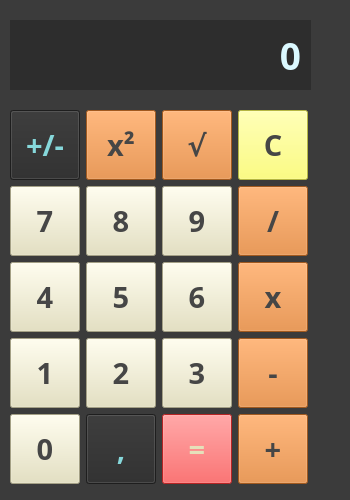
<?xml version="1.0" encoding="UTF-8"?>
<ui version="4.0">
 <class>MainWindow</class>
 <widget class="QMainWindow" name="MainWindow">
  <property name="enabled">
   <bool>true</bool>
  </property>
  <property name="geometry">
   <rect>
    <x>0</x>
    <y>0</y>
    <width>350</width>
    <height>500</height>
   </rect>
  </property>
  <property name="minimumSize">
   <size>
    <width>350</width>
    <height>500</height>
   </size>
  </property>
  <property name="maximumSize">
   <size>
    <width>350</width>
    <height>500</height>
   </size>
  </property>
  <property name="windowTitle">
   <string>Calculator</string>
  </property>
  <property name="windowIcon">
   <iconset>
    <normaloff>Calc.png</normaloff>Calc.png</iconset>
  </property>
  <property name="styleSheet">
   <string notr="true">background-color: rgb(59, 59, 59);</string>
  </property>
  <widget class="QWidget" name="centralwidget">
   <widget class="QLabel" name="l_display">
    <property name="geometry">
     <rect>
      <x>10</x>
      <y>20</y>
      <width>301</width>
      <height>70</height>
     </rect>
    </property>
    <property name="font">
     <font>
      <family>Bahnschrift SemiBold SemiConden</family>
      <pointsize>28</pointsize>
      <weight>75</weight>
      <bold>true</bold>
     </font>
    </property>
    <property name="styleSheet">
     <string notr="true">color: rgb(134, 216, 219);
background-color: rgb(45, 45, 45);
color: rgb(219, 249, 255);</string>
    </property>
    <property name="text">
     <string>0</string>
    </property>
    <property name="alignment">
     <set>Qt::AlignRight|Qt::AlignTrailing|Qt::AlignVCenter</set>
    </property>
    <property name="indent">
     <number>10</number>
    </property>
   </widget>
   <widget class="QWidget" name="">
    <property name="geometry">
     <rect>
      <x>10</x>
      <y>110</y>
      <width>300</width>
      <height>376</height>
     </rect>
    </property>
    <layout class="QGridLayout" name="gridLayout">
     <item row="0" column="0">
      <widget class="QPushButton" name="btn_sign">
       <property name="enabled">
        <bool>true</bool>
       </property>
       <property name="minimumSize">
        <size>
         <width>70</width>
         <height>70</height>
        </size>
       </property>
       <property name="maximumSize">
        <size>
         <width>70</width>
         <height>70</height>
        </size>
       </property>
       <property name="font">
        <font>
         <family>Bahnschrift SemiBold SemiConden</family>
         <pointsize>22</pointsize>
         <weight>75</weight>
         <italic>false</italic>
         <bold>true</bold>
        </font>
       </property>
       <property name="styleSheet">
        <string notr="true">background-color: rgb(42, 42, 42);
color: rgb(134, 216, 219);</string>
       </property>
       <property name="text">
        <string>+/-</string>
       </property>
      </widget>
     </item>
     <item row="0" column="3">
      <widget class="QPushButton" name="btn_c">
       <property name="enabled">
        <bool>true</bool>
       </property>
       <property name="minimumSize">
        <size>
         <width>70</width>
         <height>70</height>
        </size>
       </property>
       <property name="maximumSize">
        <size>
         <width>70</width>
         <height>70</height>
        </size>
       </property>
       <property name="font">
        <font>
         <family>Bahnschrift SemiBold SemiConden</family>
         <pointsize>22</pointsize>
         <weight>75</weight>
         <italic>false</italic>
         <bold>true</bold>
        </font>
       </property>
       <property name="styleSheet">
        <string notr="true">background-color: rgb(253, 255, 92);
color: rgb(70, 70, 70);</string>
       </property>
       <property name="text">
        <string>C</string>
       </property>
      </widget>
     </item>
     <item row="1" column="0">
      <widget class="QPushButton" name="btn_7">
       <property name="enabled">
        <bool>true</bool>
       </property>
       <property name="minimumSize">
        <size>
         <width>70</width>
         <height>70</height>
        </size>
       </property>
       <property name="maximumSize">
        <size>
         <width>70</width>
         <height>70</height>
        </size>
       </property>
       <property name="font">
        <font>
         <family>Bahnschrift SemiBold SemiConden</family>
         <pointsize>22</pointsize>
         <weight>75</weight>
         <italic>false</italic>
         <bold>true</bold>
        </font>
       </property>
       <property name="styleSheet">
        <string notr="true">background-color: rgb(229, 224, 186);
color: rgb(70, 70, 70);</string>
       </property>
       <property name="text">
        <string>7</string>
       </property>
      </widget>
     </item>
     <item row="1" column="1">
      <widget class="QPushButton" name="btn_8">
       <property name="enabled">
        <bool>true</bool>
       </property>
       <property name="minimumSize">
        <size>
         <width>70</width>
         <height>70</height>
        </size>
       </property>
       <property name="maximumSize">
        <size>
         <width>70</width>
         <height>70</height>
        </size>
       </property>
       <property name="font">
        <font>
         <family>Bahnschrift SemiBold SemiConden</family>
         <pointsize>22</pointsize>
         <weight>75</weight>
         <italic>false</italic>
         <bold>true</bold>
        </font>
       </property>
       <property name="styleSheet">
        <string notr="true">background-color: rgb(229, 224, 186);
color: rgb(70, 70, 70);</string>
       </property>
       <property name="text">
        <string>8</string>
       </property>
      </widget>
     </item>
     <item row="1" column="2">
      <widget class="QPushButton" name="btn_9">
       <property name="enabled">
        <bool>true</bool>
       </property>
       <property name="minimumSize">
        <size>
         <width>70</width>
         <height>70</height>
        </size>
       </property>
       <property name="maximumSize">
        <size>
         <width>70</width>
         <height>70</height>
        </size>
       </property>
       <property name="font">
        <font>
         <family>Bahnschrift SemiBold SemiConden</family>
         <pointsize>22</pointsize>
         <weight>75</weight>
         <italic>false</italic>
         <bold>true</bold>
        </font>
       </property>
       <property name="styleSheet">
        <string notr="true">background-color: rgb(229, 224, 186);
color: rgb(70, 70, 70);</string>
       </property>
       <property name="text">
        <string>9</string>
       </property>
      </widget>
     </item>
     <item row="1" column="3">
      <widget class="QPushButton" name="btn_div">
       <property name="enabled">
        <bool>true</bool>
       </property>
       <property name="minimumSize">
        <size>
         <width>70</width>
         <height>70</height>
        </size>
       </property>
       <property name="maximumSize">
        <size>
         <width>70</width>
         <height>70</height>
        </size>
       </property>
       <property name="font">
        <font>
         <family>Bahnschrift SemiBold SemiConden</family>
         <pointsize>22</pointsize>
         <weight>75</weight>
         <italic>false</italic>
         <bold>true</bold>
        </font>
       </property>
       <property name="styleSheet">
        <string notr="true">background-color: rgb(225, 125, 42);
color: rgb(70, 70, 70);</string>
       </property>
       <property name="text">
        <string>/</string>
       </property>
      </widget>
     </item>
     <item row="2" column="0">
      <widget class="QPushButton" name="btn_4">
       <property name="enabled">
        <bool>true</bool>
       </property>
       <property name="minimumSize">
        <size>
         <width>70</width>
         <height>70</height>
        </size>
       </property>
       <property name="maximumSize">
        <size>
         <width>70</width>
         <height>70</height>
        </size>
       </property>
       <property name="font">
        <font>
         <family>Bahnschrift SemiBold SemiConden</family>
         <pointsize>22</pointsize>
         <weight>75</weight>
         <italic>false</italic>
         <bold>true</bold>
        </font>
       </property>
       <property name="styleSheet">
        <string notr="true">background-color: rgb(229, 224, 186);
color: rgb(70, 70, 70);</string>
       </property>
       <property name="text">
        <string>4</string>
       </property>
      </widget>
     </item>
     <item row="2" column="1">
      <widget class="QPushButton" name="btn_5">
       <property name="enabled">
        <bool>true</bool>
       </property>
       <property name="minimumSize">
        <size>
         <width>70</width>
         <height>70</height>
        </size>
       </property>
       <property name="maximumSize">
        <size>
         <width>70</width>
         <height>70</height>
        </size>
       </property>
       <property name="font">
        <font>
         <family>Bahnschrift SemiBold SemiConden</family>
         <pointsize>22</pointsize>
         <weight>75</weight>
         <italic>false</italic>
         <bold>true</bold>
        </font>
       </property>
       <property name="styleSheet">
        <string notr="true">background-color: rgb(229, 224, 186);
color: rgb(70, 70, 70);</string>
       </property>
       <property name="text">
        <string>5</string>
       </property>
      </widget>
     </item>
     <item row="2" column="2">
      <widget class="QPushButton" name="btn_6">
       <property name="enabled">
        <bool>true</bool>
       </property>
       <property name="minimumSize">
        <size>
         <width>70</width>
         <height>70</height>
        </size>
       </property>
       <property name="maximumSize">
        <size>
         <width>70</width>
         <height>70</height>
        </size>
       </property>
       <property name="font">
        <font>
         <family>Bahnschrift SemiBold SemiConden</family>
         <pointsize>22</pointsize>
         <weight>75</weight>
         <italic>false</italic>
         <bold>true</bold>
        </font>
       </property>
       <property name="styleSheet">
        <string notr="true">background-color: rgb(229, 224, 186);
color: rgb(70, 70, 70);</string>
       </property>
       <property name="text">
        <string>6</string>
       </property>
      </widget>
     </item>
     <item row="2" column="3">
      <widget class="QPushButton" name="btn_mul">
       <property name="enabled">
        <bool>true</bool>
       </property>
       <property name="minimumSize">
        <size>
         <width>70</width>
         <height>70</height>
        </size>
       </property>
       <property name="maximumSize">
        <size>
         <width>70</width>
         <height>70</height>
        </size>
       </property>
       <property name="font">
        <font>
         <family>Bahnschrift SemiBold SemiConden</family>
         <pointsize>22</pointsize>
         <weight>75</weight>
         <italic>false</italic>
         <bold>true</bold>
        </font>
       </property>
       <property name="styleSheet">
        <string notr="true">background-color: rgb(225, 125, 42);
color: rgb(70, 70, 70);</string>
       </property>
       <property name="text">
        <string>x</string>
       </property>
      </widget>
     </item>
     <item row="3" column="0">
      <widget class="QPushButton" name="btn_1">
       <property name="enabled">
        <bool>true</bool>
       </property>
       <property name="minimumSize">
        <size>
         <width>70</width>
         <height>70</height>
        </size>
       </property>
       <property name="maximumSize">
        <size>
         <width>70</width>
         <height>70</height>
        </size>
       </property>
       <property name="font">
        <font>
         <family>Bahnschrift SemiBold SemiConden</family>
         <pointsize>22</pointsize>
         <weight>75</weight>
         <italic>false</italic>
         <bold>true</bold>
        </font>
       </property>
       <property name="styleSheet">
        <string notr="true">background-color: rgb(229, 224, 186);
color: rgb(70, 70, 70);</string>
       </property>
       <property name="text">
        <string>1</string>
       </property>
      </widget>
     </item>
     <item row="3" column="1">
      <widget class="QPushButton" name="btn_2">
       <property name="enabled">
        <bool>true</bool>
       </property>
       <property name="minimumSize">
        <size>
         <width>70</width>
         <height>70</height>
        </size>
       </property>
       <property name="maximumSize">
        <size>
         <width>70</width>
         <height>70</height>
        </size>
       </property>
       <property name="font">
        <font>
         <family>Bahnschrift SemiBold SemiConden</family>
         <pointsize>22</pointsize>
         <weight>75</weight>
         <italic>false</italic>
         <bold>true</bold>
        </font>
       </property>
       <property name="styleSheet">
        <string notr="true">background-color: rgb(229, 224, 186);
color: rgb(70, 70, 70);</string>
       </property>
       <property name="text">
        <string>2</string>
       </property>
      </widget>
     </item>
     <item row="3" column="2">
      <widget class="QPushButton" name="btn_3">
       <property name="enabled">
        <bool>true</bool>
       </property>
       <property name="minimumSize">
        <size>
         <width>70</width>
         <height>70</height>
        </size>
       </property>
       <property name="maximumSize">
        <size>
         <width>70</width>
         <height>70</height>
        </size>
       </property>
       <property name="font">
        <font>
         <family>Bahnschrift SemiBold SemiConden</family>
         <pointsize>22</pointsize>
         <weight>75</weight>
         <italic>false</italic>
         <bold>true</bold>
        </font>
       </property>
       <property name="styleSheet">
        <string notr="true">background-color: rgb(229, 224, 186);
color: rgb(70, 70, 70);</string>
       </property>
       <property name="text">
        <string>3</string>
       </property>
      </widget>
     </item>
     <item row="3" column="3">
      <widget class="QPushButton" name="btn_minus">
       <property name="enabled">
        <bool>true</bool>
       </property>
       <property name="minimumSize">
        <size>
         <width>70</width>
         <height>70</height>
        </size>
       </property>
       <property name="maximumSize">
        <size>
         <width>70</width>
         <height>70</height>
        </size>
       </property>
       <property name="font">
        <font>
         <family>Bahnschrift SemiBold SemiConden</family>
         <pointsize>22</pointsize>
         <weight>75</weight>
         <italic>false</italic>
         <bold>true</bold>
        </font>
       </property>
       <property name="styleSheet">
        <string notr="true">background-color: rgb(225, 125, 42);
color: rgb(70, 70, 70);</string>
       </property>
       <property name="text">
        <string>-</string>
       </property>
      </widget>
     </item>
     <item row="4" column="0">
      <widget class="QPushButton" name="btn_0">
       <property name="enabled">
        <bool>true</bool>
       </property>
       <property name="minimumSize">
        <size>
         <width>70</width>
         <height>70</height>
        </size>
       </property>
       <property name="maximumSize">
        <size>
         <width>70</width>
         <height>70</height>
        </size>
       </property>
       <property name="font">
        <font>
         <family>Bahnschrift SemiBold SemiConden</family>
         <pointsize>22</pointsize>
         <weight>75</weight>
         <italic>false</italic>
         <bold>true</bold>
        </font>
       </property>
       <property name="styleSheet">
        <string notr="true">background-color: rgb(229, 224, 186);
color: rgb(70, 70, 70);</string>
       </property>
       <property name="text">
        <string>0</string>
       </property>
      </widget>
     </item>
     <item row="4" column="1">
      <widget class="QPushButton" name="btn_com">
       <property name="enabled">
        <bool>true</bool>
       </property>
       <property name="minimumSize">
        <size>
         <width>70</width>
         <height>70</height>
        </size>
       </property>
       <property name="maximumSize">
        <size>
         <width>70</width>
         <height>70</height>
        </size>
       </property>
       <property name="font">
        <font>
         <family>Bahnschrift SemiBold SemiConden</family>
         <pointsize>22</pointsize>
         <weight>75</weight>
         <italic>false</italic>
         <bold>true</bold>
        </font>
       </property>
       <property name="styleSheet">
        <string notr="true">background-color: rgb(42, 42, 42);
color: rgb(134, 216, 219);</string>
       </property>
       <property name="text">
        <string>,</string>
       </property>
      </widget>
     </item>
     <item row="4" column="2">
      <widget class="QPushButton" name="btn_eq">
       <property name="enabled">
        <bool>true</bool>
       </property>
       <property name="minimumSize">
        <size>
         <width>70</width>
         <height>70</height>
        </size>
       </property>
       <property name="maximumSize">
        <size>
         <width>70</width>
         <height>70</height>
        </size>
       </property>
       <property name="font">
        <font>
         <family>Bahnschrift SemiBold SemiConden</family>
         <pointsize>22</pointsize>
         <weight>75</weight>
         <italic>false</italic>
         <bold>true</bold>
        </font>
       </property>
       <property name="styleSheet">
        <string notr="true">color: rgb(229, 224, 186);
background-color: rgb(255, 51, 51);</string>
       </property>
       <property name="text">
        <string>=</string>
       </property>
      </widget>
     </item>
     <item row="4" column="3">
      <widget class="QPushButton" name="btn_plus">
       <property name="enabled">
        <bool>true</bool>
       </property>
       <property name="minimumSize">
        <size>
         <width>70</width>
         <height>70</height>
        </size>
       </property>
       <property name="maximumSize">
        <size>
         <width>70</width>
         <height>70</height>
        </size>
       </property>
       <property name="font">
        <font>
         <family>Bahnschrift SemiBold SemiConden</family>
         <pointsize>22</pointsize>
         <weight>75</weight>
         <italic>false</italic>
         <bold>true</bold>
        </font>
       </property>
       <property name="styleSheet">
        <string notr="true">background-color: rgb(225, 125, 42);
color: rgb(70, 70, 70);</string>
       </property>
       <property name="text">
        <string>+</string>
       </property>
      </widget>
     </item>
     <item row="0" column="1">
      <widget class="QPushButton" name="btn_sq">
       <property name="enabled">
        <bool>true</bool>
       </property>
       <property name="minimumSize">
        <size>
         <width>70</width>
         <height>70</height>
        </size>
       </property>
       <property name="maximumSize">
        <size>
         <width>70</width>
         <height>70</height>
        </size>
       </property>
       <property name="font">
        <font>
         <family>Bahnschrift SemiBold SemiConden</family>
         <pointsize>22</pointsize>
         <weight>75</weight>
         <italic>false</italic>
         <bold>true</bold>
        </font>
       </property>
       <property name="styleSheet">
        <string notr="true">background-color: rgb(225, 125, 42);
color: rgb(70, 70, 70);</string>
       </property>
       <property name="text">
        <string>x²</string>
       </property>
      </widget>
     </item>
     <item row="0" column="2">
      <widget class="QPushButton" name="btn_sqrt">
       <property name="enabled">
        <bool>true</bool>
       </property>
       <property name="minimumSize">
        <size>
         <width>70</width>
         <height>70</height>
        </size>
       </property>
       <property name="maximumSize">
        <size>
         <width>70</width>
         <height>70</height>
        </size>
       </property>
       <property name="font">
        <font>
         <family>Bahnschrift SemiBold SemiConden</family>
         <pointsize>22</pointsize>
         <weight>75</weight>
         <italic>false</italic>
         <bold>true</bold>
        </font>
       </property>
       <property name="styleSheet">
        <string notr="true">background-color: rgb(225, 125, 42);
color: rgb(70, 70, 70);</string>
       </property>
       <property name="text">
        <string>√</string>
       </property>
      </widget>
     </item>
    </layout>
   </widget>
  </widget>
 </widget>
 <resources/>
 <connections/>
</ui>
